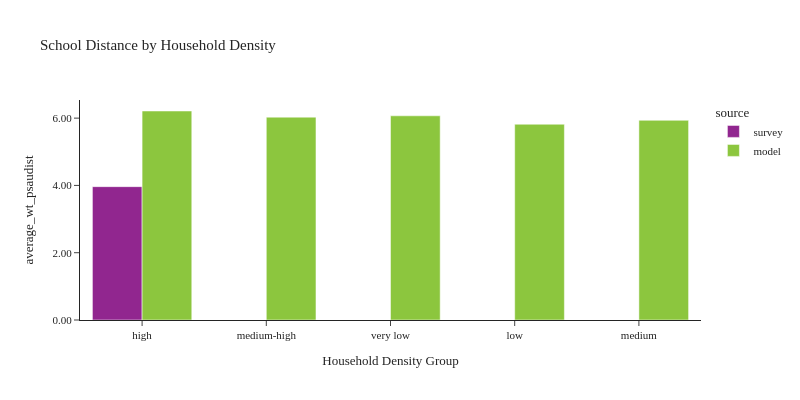

The cell this chart's notebook holds for it:
### Code cell
plot_school_location(df_students, 'hh_density_group', 'Household Density', 'Household Density Group')

### Figure 1 — Plotly figure (JSON) as saved in the notebook; plotly's stock layout.template omitted (floating-point values rounded to 4 significant figures)
{"data": [{"alignmentgroup": "True", "customdata": [[897]], "hovertemplate": "source=survey<br>hh_density_group=%{x}<br>average_wt_psaudist=%{y}<br>sample count=%{customdata[0]}<extra></extra>", "legendgroup": "survey", "marker": {"color": "#91268F", "pattern": {"shape": ""}}, "name": "survey", "offsetgroup": "survey", "orientation": "v", "showlegend": true, "textposition": "auto", "type": "bar", "x": ["high"], "xaxis": "x", "y": [3.964], "yaxis": "y"}, {"alignmentgroup": "True", "customdata": [[416132], [186137], [92768], [91095], [186985]], "hovertemplate": "source=model<br>hh_density_group=%{x}<br>average_wt_psaudist=%{y}<br>sample count=%{customdata[0]}<extra></extra>", "legendgroup": "model", "marker": {"color": "#8CC63E", "pattern": {"shape": ""}}, "name": "model", "offsetgroup": "model", "orientation": "v", "showlegend": true, "textposition": "auto", "type": "bar", "x": ["high", "medium-high", "very low", "low", "medium"], "xaxis": "x", "y": [6.212, 6.029, 6.069, 5.819, 5.936], "yaxis": "y"}], "layout": {"barmode": "group", "font": {"size": 11}, "height": 400, "legend": {"title": {"text": "source"}, "tracegroupgap": 0}, "title": {"text": "School Distance by Household Density"}, "width": 800, "xaxis": {"anchor": "y", "domain": [0.0, 1.0], "title": {"text": "Household Density Group"}}, "yaxis": {"anchor": "x", "domain": [0.0, 1.0], "tickformat": ".2f", "title": {"text": "average_wt_psaudist"}}}}
